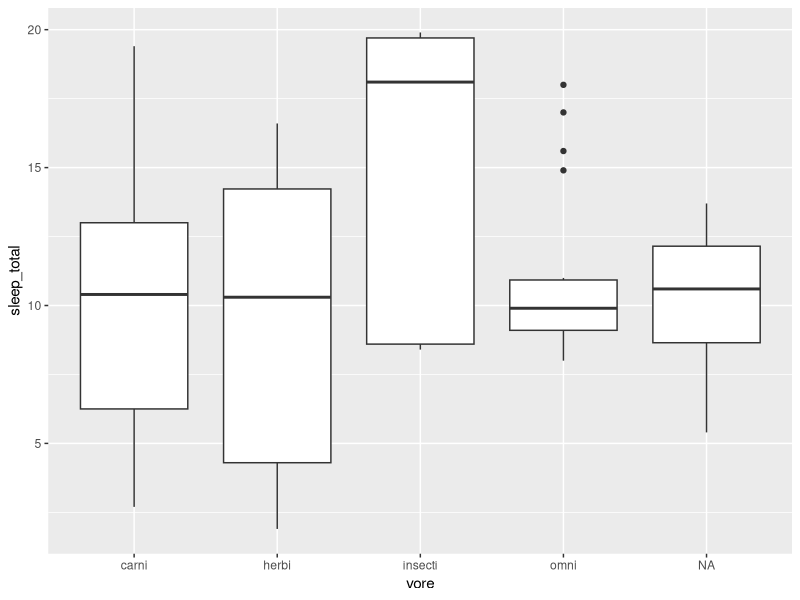
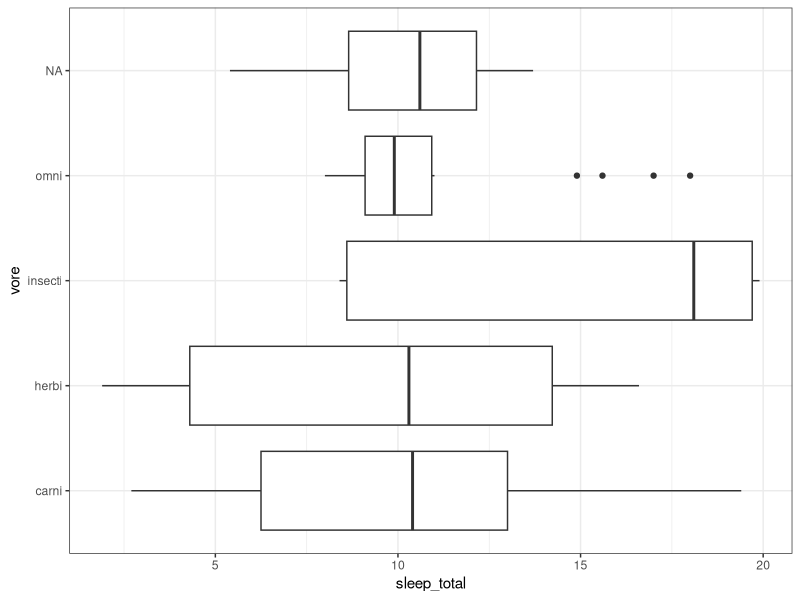
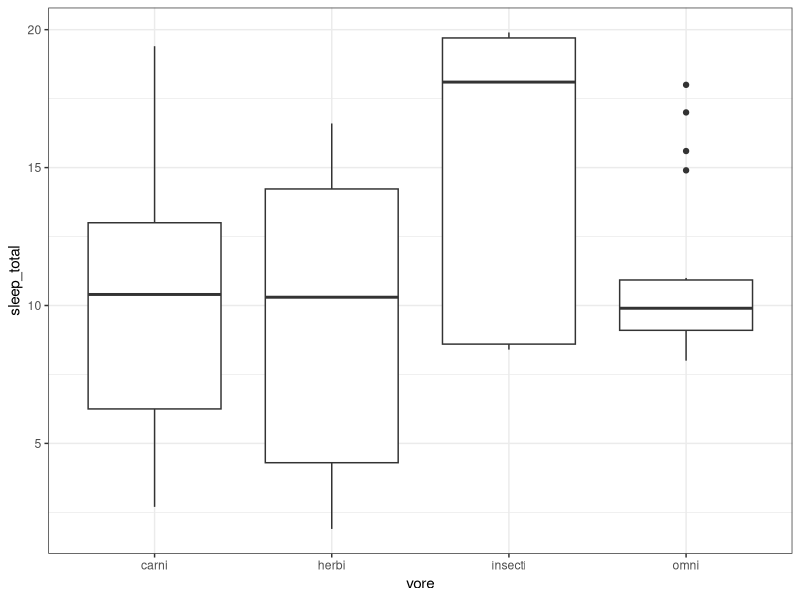
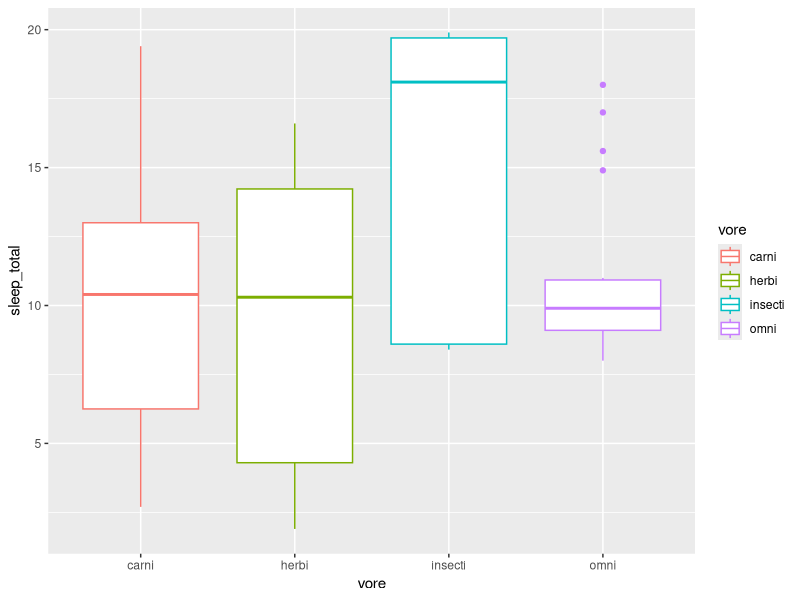
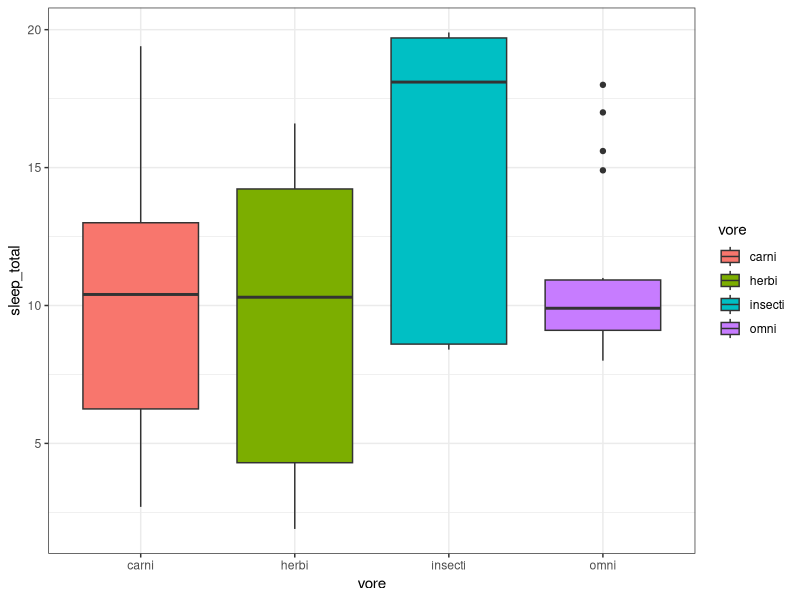
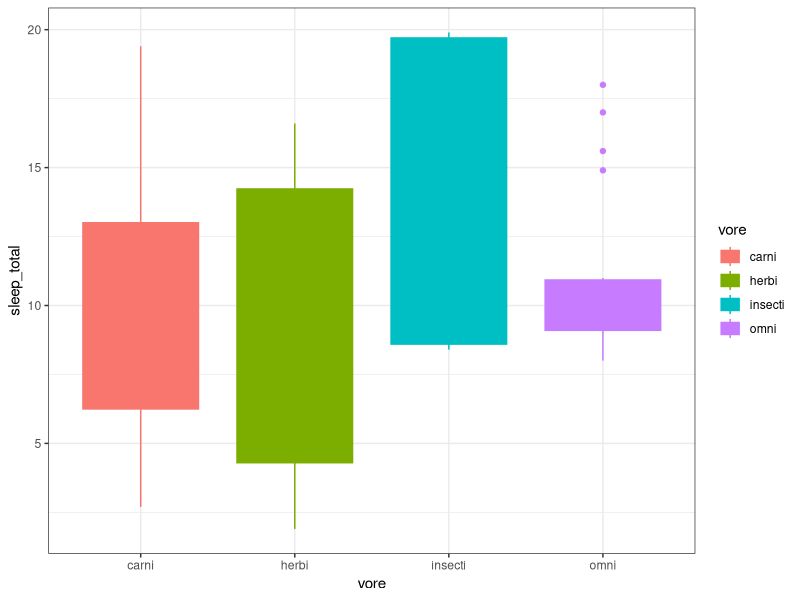
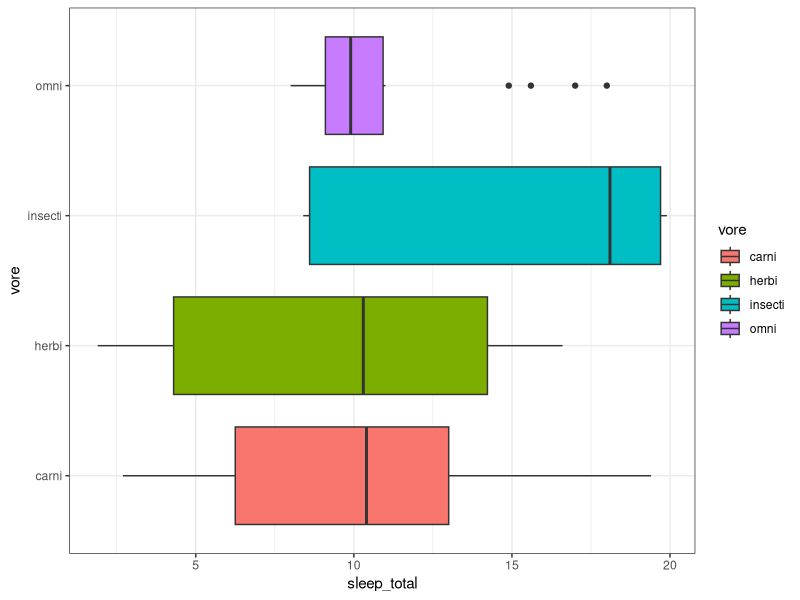
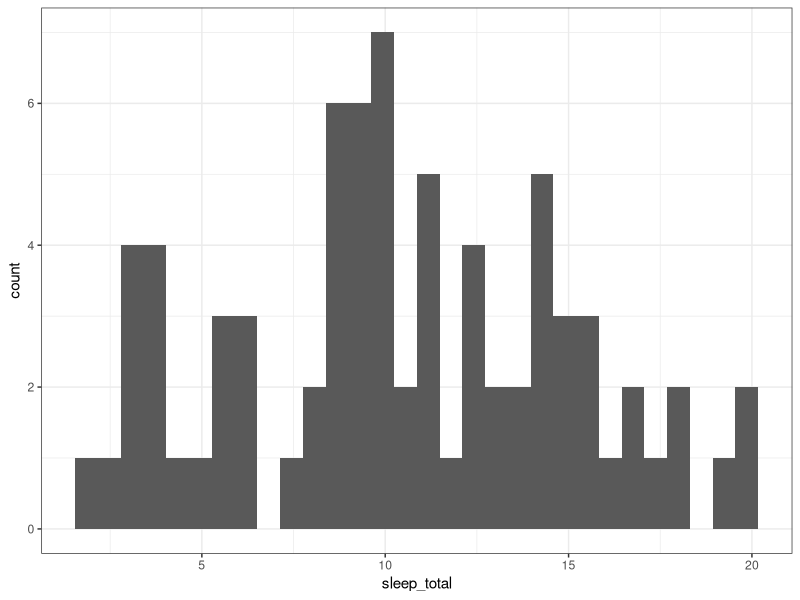

Source code (R) for these figures, in order:
library(tidyverse)
View(msleep)
glimpse(msleep)

names(msleep)

## A numeric (sleep_total) and a categorical (vore)

msleep %>% 
  ggplot(aes(vore, sleep_total)) +
  geom_boxplot()

msleep %>% 
  ggplot(aes(vore, sleep_total)) +
  geom_boxplot() +
  coord_flip() +
  theme_bw()

msleep %>% 
  drop_na(vore) %>% 
  ggplot(aes(vore, sleep_total)) +
  geom_boxplot() +
  theme_bw()

msleep %>% 
  drop_na(vore) %>% 
  ggplot(aes(vore, sleep_total, colour = vore)) +
  geom_boxplot() 

msleep %>% 
  drop_na(vore) %>% 
  ggplot(aes(vore, sleep_total, fill = vore)) +
  geom_boxplot() +
  theme_bw()

msleep %>% 
  drop_na(vore) %>% 
  ggplot(aes(vore, sleep_total, fill = vore, colour = vore)) +
  geom_boxplot() +
  theme_bw()

################################################################################
msleep %>% 
  drop_na(vore) %>% 
  ggplot(aes(vore, sleep_total, fill = vore)) +
  geom_boxplot() +
  coord_flip()+
  theme_bw()
################################################################################

# whisker = 1.5 * IQR


# Density plot x axis is numeric, fill is categorical
# y axis is probability of x axis values form 0 to 1
# Density plot is a similar idea of histogram to know the shape of data / distribution of data
# In density plot, probability / proportion is plotted along y axis instead of frequency
msleep %>% 
  drop_na(vore) %>% 
  ggplot(aes(sleep_total))+
  geom_histogram()+
  theme_bw()

msleep %>% 
  drop_na(vore) %>% 
  ggplot(aes(sleep_total))+
  geom_histogram()+
  facet_wrap(~vore)+
  theme_bw()

msleep %>% 
  ggplot(aes(sleep_cycle))+    
  geom_density()       ### does not work 

msleep %>% 
  drop_na(vore) %>% 
  ggplot(aes(sleep_total))+
  geom_density()       ### does not work 

msleep %>% 
  drop_na(vore) %>% 
  ggplot(aes(sleep_total))+
  geom_density()+
  facet_wrap(~vore)

#########################################################
msleep %>% 
  drop_na(vore) %>% 
  ggplot(aes(sleep_total))+
  geom_density()+
  facet_wrap(~vore)+
  theme_bw()
#########################################################

msleep %>% 
  drop_na(vore) %>% 
  ggplot(aes(sleep_total, fill = vore))+
  geom_density()+
  facet_wrap(~vore)+
  theme_bw()

msleep %>% 
  drop_na(vore) %>% 
  ggplot(aes(sleep_total, colour = vore))+
  geom_density()+
  facet_wrap(~vore)+
  theme_bw()

msleep %>% 
  drop_na(vore) %>% 
  ggplot(aes(sleep_total, fill = vore, colour = vore))+
  geom_density()+
  facet_wrap(~vore)+
  theme_bw()


msleep %>% 
  drop_na(vore) %>% 
  ggplot(aes(sleep_total, fill = vore))+
  geom_density()+
  theme_bw()

msleep %>% 
  drop_na(vore) %>% 
  ggplot(aes(sleep_total, colour = vore))+
  geom_density()+
  theme_bw()

msleep %>% 
  drop_na(vore) %>% 
  ggplot(aes(sleep_total, fill = vore, colour = vore))+
  geom_density()+
  theme_bw()

msleep %>% 
  drop_na(vore) %>% 
  ggplot(aes(sleep_total, fill = vore))+
  geom_density(alpha = 0.3)+
  theme_bw()

msleep %>% 
  drop_na(vore) %>% 
  ggplot(aes(sleep_total, fill = vore, colour = vore))+
  geom_density(alpha = 0.3)+
  theme_bw()

################################################################################
msleep %>% 
  drop_na(vore) %>% 
  filter(vore == "carni" | vore == "omni") %>% 
  ggplot(aes(sleep_total, fill = vore))+
  geom_density(alpha = 0.2)+
  theme_bw()
  
msleep %>% 
  drop_na(vore) %>% 
  filter(vore %in% c("carni", "omni")) %>% 
  ggplot(aes(sleep_total, fill = vore))+
  geom_density(alpha = 0.3)+
  theme_bw()
################################################################################










